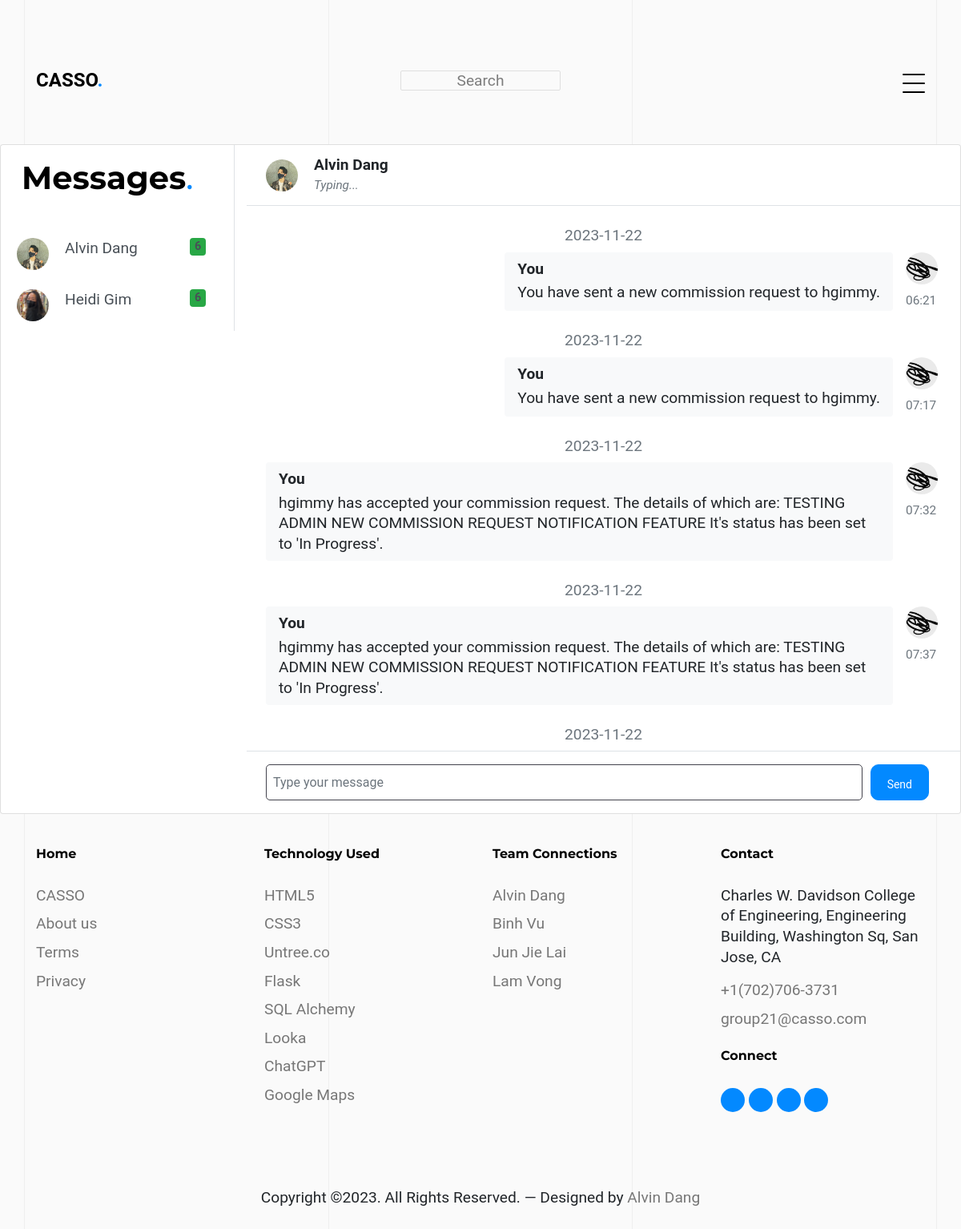
Screenshot of /chat/4 (signed in) with the database file from the repository.
### app/models.py (models this page shows, shortened)
class ChatSession(db.Model):
    id = db.Column(db.Integer, primary_key=True)
    user1_id = db.Column(db.Integer, db.ForeignKey('user.id'), nullable=False)
    user2_id = db.Column(db.Integer, db.ForeignKey('user.id'), nullable=False)
    created_at = db.Column(db.TIMESTAMP, default=db.func.current_timestamp())
    messages = db.relationship('Message', back_populates='chat_session', lazy='dynamic', cascade='all, delete-orphan')

class User(UserMixin, db.Model):
    id = db.Column(db.Integer, primary_key=True)
    full_name = db.Column(db.String(80), nullable=False)
    username = db.Column(db.String(80), unique=True, nullable=False)
    email = db.Column(db.String(120), unique=True, nullable=False)
    password = db.Column(db.String(60), nullable=False)
    biography = db.Column(db.String(255))
    profile_picture = db.Column(db.String(255), default='default.jpg')
    def get(user_id):
        return User.query.get(int(user_id))
    posts = db.relationship('Post', backref='user', lazy=True, cascade='all, delete-orphan')
    '''commission_requests_sent = db.relationship('CommissionRequest',
        foreign_keys='CommissionRequest.sender_id',
        backref=db.backref('requesting_user', lazy='dynamic', uselist=True, back_populates='sender')
    )
    commission_requests_received = db.relationship('CommissionRequest',
        foreign_keys='CommissionRequest.receiver_id',
        backref=db.backref('commissioned_user', lazy='dynamic', uselist=True, back_populates='receiver')
    )'''
    commission_requests_sent = db.relationship('CommissionRequest',
        foreign_keys='CommissionRequest.sender_id',
        back_populates='sender',
        lazy='dynamic',
        cascade='all, delete-orphan')
    commission_requests_received = db.relationship('CommissionRequest',
        foreign_keys='CommissionRequest.receiver_id',
        back_populates='receiver',
        lazy='dynamic',
        cascade='all, delete-orphan')
    messages_sent = db.relationship('Message',
        foreign_keys='Message.sender_id',
        backref='sent_messages',
        lazy='dynamic',
        overlaps="sent_messages",
        cascade='all, delete-orphan')
    messages_received = db.relationship('Message',
        foreign_keys='Message.receiver_id',
        backref='received_messages',
        lazy='dynamic',
        overlaps="received_messages",
        cascade='all, delete-orphan')
    '''chat_sessions_as_user1 = db.relationship('ChatSession',
        foreign_keys='ChatSession.user1_id', backref='user1', lazy='dynamic')
    chat_sessions_as_user2 = db.relationship('ChatSession',
        foreign_keys='ChatSession.user2_id', backref='user2', lazy='dynamic')

    likes = db.relationship('Like', backref='user', lazy='dynamic') # One to many

    followers = db.relationship('Follow', foreign_keys='Follow.followed_id', backref='followed', lazy='dynamic')
    following = db.relationship('Follow', foreign_keys='Follow.follower_id', backref='follower', lazy='dynamic')

    notifications = db.relationship('Notification', backref='user', lazy='dynamic')'''
    chat_sessions_as_user1 = db.relationship('ChatSession',
        foreign_keys='ChatSession.user1_id',
        backref='user1',
        lazy='dynamic',
        cascade='all, delete-orphan')
    chat_sessions_as_user2 = db.relationship('ChatSession',
        foreign_keys='ChatSession.user2_id',
        backref='user2',
        lazy='dynamic',
        cascade='all, delete-orphan')
    followers = db.relationship('Follow', foreign_keys='Follow.followed_id',
        backref='followed',
        lazy='dynamic',
        cascade='all, delete-orphan')
    following = db.relationship('Follow', foreign_keys='Follow.follower_id',
        backref='follower',
        lazy='dynamic',
        cascade='all, delete-orphan')

class Message(db.Model):
    id = db.Column(db.Integer, primary_key=True)
    sender_id = db.Column(db.Integer, db.ForeignKey('user.id'), nullable=False)
    receiver_id = db.Column(db.Integer, db.ForeignKey('user.id'), nullable=False)
    content = db.Column(db.String(255), nullable=False)
    created_at = db.Column(db.TIMESTAMP, default=db.func.current_timestamp())
    chat_session_id = db.Column(db.Integer, db.ForeignKey('chat_session.id'))
    sender = db.relationship('User', foreign_keys=[sender_id], backref='sent_messages', overlaps="sent_messages")
    receiver = db.relationship('User', foreign_keys=[receiver_id], backref='received_messages', overlaps="sent_messages")
    chat_session_id = db.Column(db.Integer, db.ForeignKey('chat_session.id'))
    chat_session = db.relationship('ChatSession', back_populates='messages')

### app/routes.py (the view, shortened to what this page needs)
@bp.route('/chat/<int:chat_session_id>', methods=['GET', 'POST'])
@login_required
def chat_session(chat_session_id):
    curr_chat_session = ChatSession.query.get_or_404(chat_session_id)
    user_chat_sessions = ChatSession.query.filter(
        (ChatSession.user1_id == current_user.id) | (ChatSession.user2_id == current_user.id)
    ).all()
    most_recent_chat_session = None
    most_recent_message_time = None
    for chat_session in user_chat_sessions:
        most_recent_message = Message.query.filter_by(chat_session_id=chat_session.id).order_by(Message.created_at.asc()).first()
        if most_recent_message and (most_recent_message_time is None or most_recent_message.created_at > most_recent_message_time):
            most_recent_chat_session = chat_session
            most_recent_message_time = most_recent_message.created_at
    messages = curr_chat_session.messages.order_by(Message.created_at.asc()).all()
    commission_requests = CommissionRequest.query.filter((CommissionRequest.receiver_id == current_user.id)).all()
    return render_template('chat.html', user_chat_sessions=user_chat_sessions,
            current_chat_session=curr_chat_session, messages=messages,
            commission_requests=commission_requests)

### run.py (called while the page is built)
@login_manager.user_loader
def load_user(user_id):
    from app.models import User
    return User.get(user_id)

### templates/chat.html (shortened to what this page needs)
{% extends "base.html" %}
{% block content %}
<link rel="stylesheet" href="{{ url_for('static', filename='css/chat.css') }}">
<div class="untree_co-section pb-0">
    <div class="msg-container p-0">
		<div class="card" style="height: 100%;">
			<div class="row g-0" style="height: 100%;">
				<div class="col-12 col-lg-5 col-xl-3 border-right" style="height: 100%;">
					<div style="margin-left: 20px; margin-top: 10px; padding-left: 5px; border: 1px solid white;">
					<h1 class="heading gsap-reveal-hero mb-3"><span class="reveal-wrap"><span class="reveal-content" style="transform: matrix(1, 0, 0, 1, 0, 0);"><strong>Messages</strong><span class="text-primary">.</span></span></span></h1>
					</div>
					<div class="chat-users p-0">
						{% if user_chat_sessions %}
							{% for chat_session in user_chat_sessions %}
								<a href="{{ url_for('main.chat_session', chat_session_id=chat_session.id) }}" class="list-group-item list-group-item-action border-0">
									<div class="badge bg-success float-right">{{ chat_session.messages.count() }}</div>
									<div class="d-flex align-items-start">
										{% if chat_session.user1.id == current_user.id %}
											<img src="{{ url_for('static', filename='images/userPhotos/' + chat_session.user2.profile_picture) }}" class="rounded-circle mr-1" alt="{{ chat_session.user2.full_name }}" width="40" height="40">
											<div class="flex-grow-1 ml-3">
												{{ chat_session.user2.full_name }}
											</div>
										{% else %}
											<img src="{{ url_for('static', filename='images/userPhotos/' + chat_session.user1.profile_picture) }}" class="rounded-circle mr-1" alt="{{ chat_session.user1.full_name }}" width="40" height="40">
											<div class="flex-grow-1 ml-3">
												{{ chat_session.user1.full_name }}
											</div>
										{% endif %}
									</div>
								</a>
							{% endfor %}
						{% endif %}
					</div>
				</div>
				<div class="col-12 col-lg-7 col-xl-9" style="height: 100%;">
					<div class="py-2 px-4 border-bottom d-none d-lg-block">
						{% if current_chat_session %}
							<div class="d-flex align-items-center py-1">
								{% if current_chat_session.user1.id == current_user.id %}
									<div class="position-relative">
										<img src="{{ url_for('static', filename='images/userPhotos/' + current_chat_session.user2.profile_picture) }}"
											class="rounded-circle mr-1" alt="{{ current_chat_session.user2.full_name }}"
											width="40" height="40">
									</div>
									<div class="flex-grow-1 pl-3">
										<strong>{{ current_chat_session.user2.full_name }}</strong>
										<div class="text-muted small"><em>Typing...</em></div>
									</div>
								{% else %}
									<div class="position-relative">
										<img src="{{ url_for('static', filename='images/userPhotos/' + current_chat_session.user1.profile_picture) }}"
											class="rounded-circle mr-1" alt="{{ current_chat_session.user1.full_name }}"
											width="40" height="40">
									</div>
									<div class="flex-grow-1 pl-3">
										<strong>{{ current_chat_session.user1.full_name }}</strong>
										<div class="text-muted small"><em>Typing...</em></div>
									</div>
								{% endif %}
							</div>
						{% else %}
							<div class="flex-grow-1 pl-3">
								<strong>No current chat session to display.</strong>
								<div class="text-muted small"><em>Start a chat with another user to display!</em></div>
							</div>
						{% endif %}
					</div>
					<div class="position-relative" style="height: 80%;">
						<div id="chat-messages" class="chat-messages p-4" style="height: 100%;">
							{% if messages %}
								{% set current_date = None %}
								{% for message in messages %}
									{% if current_date != message.created_at.strftime('%Y-%m-%d') %}
										<div class="text-muted text-center mb-2">
											{{ message.created_at.strftime('%Y-%m-%d') }}
										</div>
										{% set current_date = message.created_at.strftime('%Y-%m-%d') %}
									{% endif %}
									{% if message.sender_id == current_user.id %}
										<div class="chat-message-right pb-4">
											<div>
												<img src="{{ url_for('static', filename='images/userPhotos/' + message.sender.profile_picture) }}"
													class="rounded-circle mr-1" alt="{{ message.sender.full_name }}"
													width="40" height="40">
												<div class="text-muted small text-nowrap mt-2">{{ message.created_at.strftime('%H:%M') }}</div>
											</div>
											<div class="flex-shrink-1 bg-light rounded py-2 px-3 mr-3">
												<div class="font-weight-bold mb-1">You</div>
												{{ message.content }}
											</div>
										</div>
									{% endif %}
								{% endfor %}
							{% endif %}
						</div>
					</div>
					<div class="flex-grow-0 py-3 px-4 border-top" style="height: 100%;">
						{% if current_chat_session %}
							<form method="post" action="{{ url_for('main.chat_session', chat_session_id=current_chat_session.id) }}">
								<div class="input-group" style="width: 100%">
									<input id="message-input" type="text" class="form-control" name="message_input"
										placeholder="Type your message">
									<button id="send-button" class="btn btn-primary" type="submit">Send</button>
								</div>
							</form>
						{% else %}
							<div class="input-group" style="width: 100%">
								No current chat session to send a message to.
							</div>
						{% endif %}
					</div>
				</div>
			</div>
		</div>
	</div>
</div>
{% endblock %}

### static/css/style.css (style rules this page uses)
body { font-family: "PT Mono", monospace; line-height: 1.6; background: #ffffff; overflow-x: hidden; font-size: 16px; }
body:before { content: ""; position: fixed; top: 0; left: 0; z-index: 99; right: 0; bottom: 0; background: rgba(0, 0, 0, 0.2); opacity: 0; visibility: hidden; -webkit-transition: .3s all ease; -o-transition: .3s all ease; transition: .3s all ease; }
a { color: #0389ff; -webkit-transition: .3s all ease; -o-transition: .3s all ease; transition: .3s all ease; }
.text-primary { color: #0389ff !important; }
h1, .h1, h2, .h2, h3, .h3, h4, .h4 { font-family: "Montserrat", sans-serif; color: #dddde6; }
.btn { padding-top: 14px; padding-bottom: 14px; padding-left: 20px; padding-right: 20px; border-radius: 0px; font-size: 14px; border: 1px solid transparent; }
.btn.btn-primary { background: #0389ff; border-color: #0389ff; }
.form-control, .custom-select { border: none; font-size: 16px; height: 45px; padding-left: 0; padding-right: 0; background: transparent; border-bottom: 1px solid #43434d; border-radius: 0; }
.untree_co-section { padding: 7rem 0; }
.untree_co-section .heading, .untree_co-section .subheading { color: #000000; }
.untree_co-section .heading strong, .untree_co-section .subheading strong { font-weight: 700; }
.untree_co-section .heading { font-size: 40px; }
.gsap-reveal-hero { line-height: 0; }
.gsap-reveal-hero .reveal-wrap { position: relative; overflow: hidden; display: inline-block; }
.gsap-reveal-hero .reveal-wrap .reveal-content { line-height: 1.5; z-index: 1; display: inline-block; -webkit-transform: translateX(-100%); -ms-transform: translateX(-100%); transform: translateX(-100%); }
.position-relative { position: relative; }
*, *::before, *::after { box-sizing: border-box; }
body { margin: 0; padding: 48px 0; font-family: "Figtree", sans-serif; font-size: 1.2rem; line-height: 1.6rem; background-image: linear-gradient(45deg, #7c9885, #b5b682); min-height: 100vh; }
* { margin: 0; padding: 0; box-sizing: border-box; }
body { width: 100%; background: #fafafa; position: relative; font-family: 'roboto', sans-serif; }

### static/css/chat.css (style rules this page uses)
body { margin-top:20px; }
@media (min-width: 768px) { .msg-container { max-height: 430px; } }
@media (min-width: 768px) { .chat-messages { max-height: 100px; } }
@media (min-width: 768px) { .chat-users { max-height: 60px; } }
@media (min-width: 977px) { .msg-container { max-height: 830px; } }
@media (min-width: 977px) { .chat-messages { max-height: 200px; } }
@media (min-width: 977px) { .chat-users { max-height: 500px; } }
@media (min-width: 1130px) { .msg-container { max-height: 780px; } }
.chat-messages { display: flex; flex-direction: column; max-height: 680px; overflow-y: auto }
.chat-users { display: flex; flex-direction: column; max-height: 780px; overflow-y: auto }
.chat-message-left, .chat-message-right { display: flex; flex-shrink: 0 }
.chat-message-right { flex-direction: row-reverse; margin-left: auto }
.py-3 { padding-top: 1rem!important; padding-bottom: 1rem!important; }
.px-4 { padding-right: 1.5rem!important; padding-left: 1.5rem!important; }
.flex-grow-0 { flex-grow: 0!important; }
.border-top { border-top: 1px solid #dee2e6!important; }
.form-control, .custom-select { border: 1px solid #43434d !important; border-radius: 10px; padding-left: 8px; }
.btn { padding-bottom: 8px; border-radius: 10px; }
.input-group { border-radius: 5px; width: 715px; padding-right: 15px; }
.input-group .form-control { border-radius: 5px !important; margin-right: 10px; }
.rounded-circle { object-fit: cover; }

### rows the page displays
ChatSession: messages.count "6", profile_picture (picture), user1.full_name "Alvin Dang"
ChatSession: messages.count "6", profile_picture (picture), user2.full_name "Heidi Gim"
User: profile_picture (picture), user1.full_name "Alvin Dang"
Message: created_at "2023-11-22", profile_picture (picture), created_at "06:21", content "You have sent a new commission request to hgimmy."
Message: created_at "2023-11-22", profile_picture (picture), created_at "07:17", content "You have sent a new commission request to hgimmy."
Message: created_at "2023-11-22", profile_picture (picture), created_at "07:32", content "hgimmy has accepted your commission request. The details of which are: TESTING ADMIN NEW COMMISSION REQUEST NOTIFICATION FEATURE It's status has been set to 'In Progress'."
Message: created_at "2023-11-22", profile_picture (picture), created_at "07:37", content "hgimmy has accepted your commission request. The details of which are: TESTING ADMIN NEW COMMISSION REQUEST NOTIFICATION FEATURE It's status has been set to 'In Progress'."
Message: created_at "2023-11-22"
